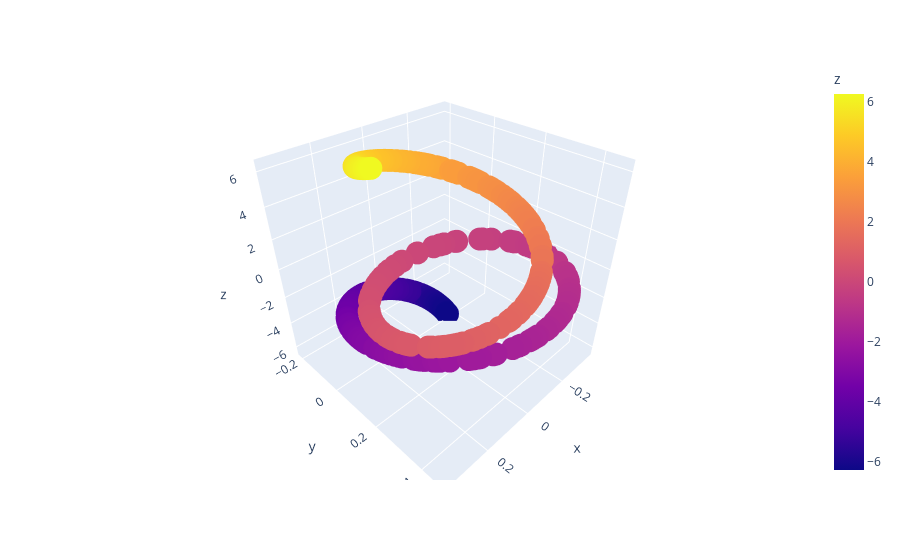

The cell this chart's notebook holds for it:
### Code cell
import plotly.express as px
fig = px.scatter_3d(df, x='x', y='y', z='z', color='z')

fig.show()

### Figure 1 — Plotly figure (JSON) as saved in the notebook; plotly's stock layout.template omitted (floating-point values rounded to 4 significant figures; data arrays with more than 128 entries replaced by an {"elided": "..."} marker saying what was removed)
{"data": [{"hovertemplate": "x=%{x}<br>y=%{y}<br>z=%{marker.color}<extra></extra>", "legendgroup": "", "marker": {"color": {"elided": "500 float values"}, "coloraxis": "coloraxis", "symbol": "circle"}, "mode": "markers", "name": "", "scene": "scene", "showlegend": false, "type": "scatter3d", "x": {"elided": "500 float values"}, "y": {"elided": "500 float values"}, "z": {"elided": "500 float values"}}], "layout": {"coloraxis": {"colorbar": {"title": {"text": "z"}}, "colorscale": [[0, "#0d0887"], [0.1111, "#46039f"], [0.2222, "#7201a8"], [0.3333, "#9c179e"], [0.4444, "#bd3786"], [0.5556, "#d8576b"], [0.6667, "#ed7953"], [0.7778, "#fb9f3a"], [0.8889, "#fdca26"], [1, "#f0f921"]]}, "legend": {"tracegroupgap": 0}, "margin": {"t": 60}, "scene": {"domain": {"x": [0, 1], "y": [0, 1]}, "xaxis": {"title": {"text": "x"}}, "yaxis": {"title": {"text": "y"}}, "zaxis": {"title": {"text": "z"}}}}}
